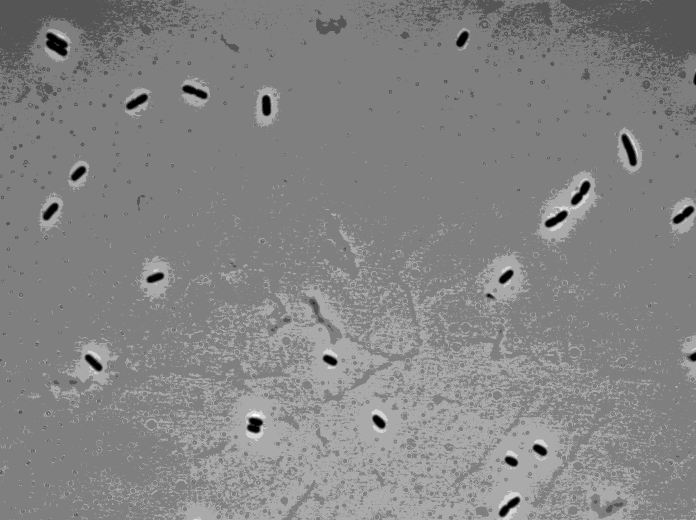
#> input picture data/HG105_images/noLac_phase_0004.tif, 1392 x 1040 px (shown at 1/2 size)
$ python l39.py
#> lines starting #> are read from the running program, lines starting #| are printed output that depends on the picture; after the words box and inside, x2 and y2 are one past the last pixel; in counts of white or black regions, pixels touching at a corner belong together
# Lesson 38: Image processing

import numpy as np
import matplotlib.pyplot as plt
import seaborn as sns
rc = {'lines.linewidth': 4, 'axes.labelsize': 25,
        'axes.titlesize': 30, 'lines.markersize': 200,
        'legend.fontsize': 16, 'xtick.labelsize': 32,
        'ytick.labelsize': 32}
sns.set(rc=rc)

# For image analysis
import skimage.io
import skimage.exposure
import skimage.measure
import skimage.segmentation

# Load a phase image to look at and segment
phase_im = skimage.io.imread('data/HG105_images/noLac_phase_0004.tif')
#> phase_im is the input picture: shape (1040, 1392) uint16; min 265, max 1916, mean 1190.8
#
# with sns.axes_style('dark'):
#     plt.imshow(phase_im, cmap=plt.cm.Greys_r)
#
# plt.show()

# Use background subtraction to remove uneven illumination, use a large blur
im_blur = skimage.filters.gaussian(phase_im, 50) # radius greater than features of image
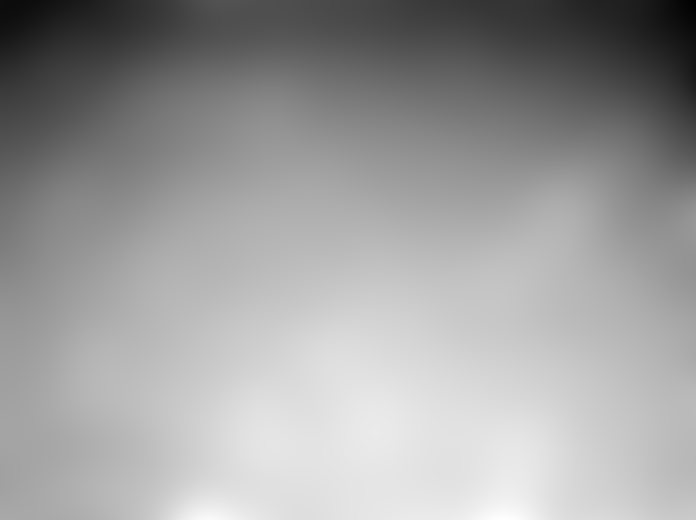
#> im_blur: shape (1040, 1392) float64 (shown at 1/2 size); min 0.0145, max 0.0205, mean 0.0182; drawn with min black and max white
#
# with sns.axes_style('dark'):
#     plt.imshow(im_blur, cmap=plt.cm.Greys_r)
#
# plt.show()

# im_blur and phase_im are different datatypes, have different ranges
# This makes it a float AND rescales
phase_float = skimage.img_as_float(phase_im)
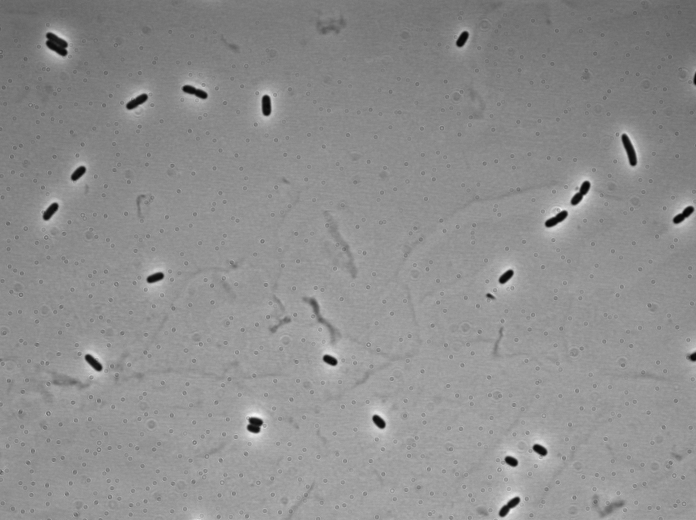
#> phase_float: shape (1040, 1392) float64 (shown at 1/2 size); min 0.00404, max 0.0292, mean 0.0182; drawn with min black and max white
phase_sub = phase_float - im_blur
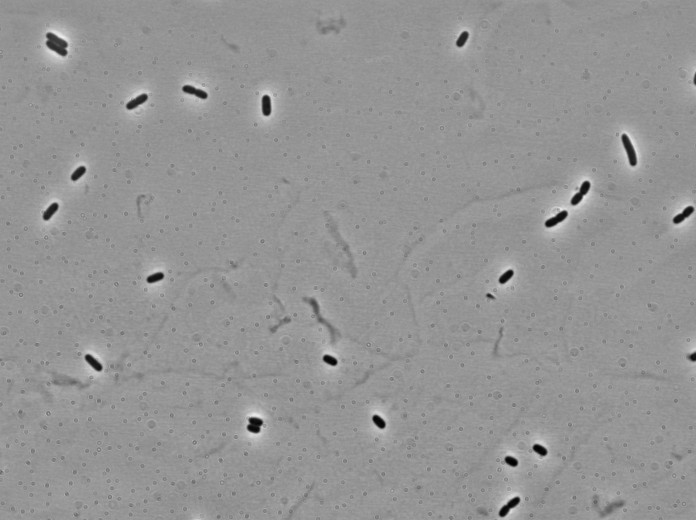
#> phase_sub: shape (1040, 1392) float64 (shown at 1/2 size); min -0.015, max 0.0106, mean -7.75e-06; drawn with min black and max white

# [12 lines of commented-out code are left out]
thresh = skimage.filters.threshold_otsu(phase_sub)
#> thresh = -0.00532
seg = phase_sub < thresh
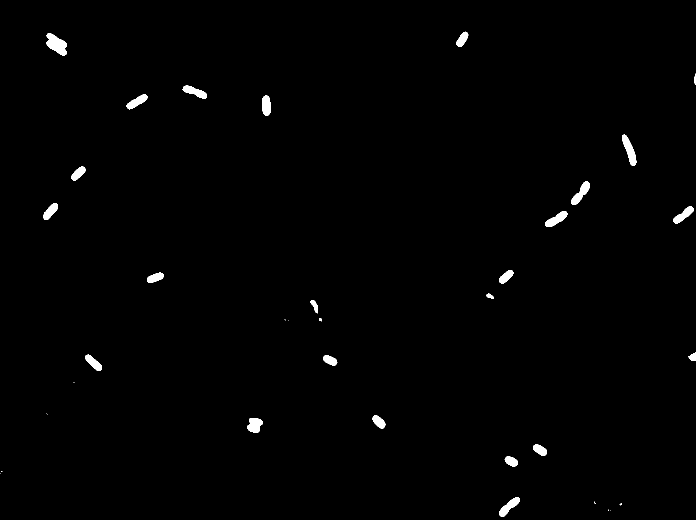
#> seg: shape (1040, 1392) bool (shown at 1/2 size); 0.85% white; 36 white regions (11 under 20 px)

# # Plot our segementation
# plt.imshow(seg, cmap=plt.cm.Greys_r)
# plt.show()

# Label the bacteria
seg_lab, num_cells = skimage.measure.label(seg, return_num=True, background=0)
#> seg_lab: shape (1040, 1392) int32; 37 distinct labels, from 0 to 36
#> num_cells = 36

# [10 lines of commented-out code are left out]
ip_dist = 0.063 # um between pixel
props = skimage.measure.regionprops(seg_lab)
#> props = 36 regions; largest, box (x1, y1, x2, y2) and area: (93, 66, 134, 112) 1117, (1244, 269, 1273, 331) 832, (1142, 363, 1180, 410) 744, (1090, 422, 1135, 454) 686, (998, 994, 1040, 1034) 681

# Get the areas as an array
areas = np.array([prop.area for prop in props])
#> areas = 36 values, max 1117 at index 1, min 1 at index 18, mean 341
cutoff_sm = 300 # everything should be bigger than this

# Make a copy so you don't affect the original
im_cells = np.copy(seg_lab)

for i, _ in enumerate(areas):
    if areas[i] < cutoff_sm:
        im_cells[im_cells==props[i].label] = 0
#> this loop made 36 passes
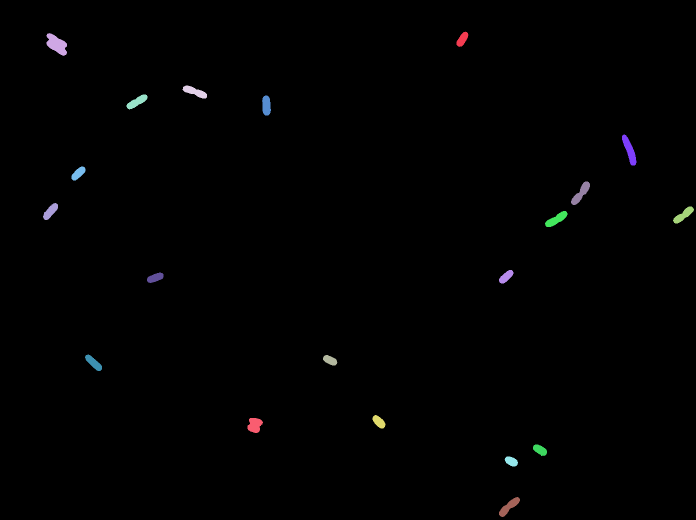
#> im_cells: shape (1040, 1392) int32 (shown at 1/2 size); 21 distinct labels, from 0 to 32; one colour per label, 0 black

# Also, with labeled cells
im_cells_lab, num_cells = skimage.measure.label(im_cells, return_num=True, background=0)
#> im_cells_lab: shape (1040, 1392) int64; 21 distinct labels, from 0 to 20
#> num_cells = 20

# Check that it worked
plt.figure()
plt.imshow(seg_lab, cmap=plt.cm.Spectral_r)
plt.title('Original')
plt.show()

plt.figure()
plt.imshow(im_cells_lab, cmap=plt.cm.Spectral_r)
plt.title('Remove Stuff')
plt.show()

$ run again, with data/HG105_images/noLac_phase_0000.tif copied over data/HG105_images/noLac_phase_0004.tif
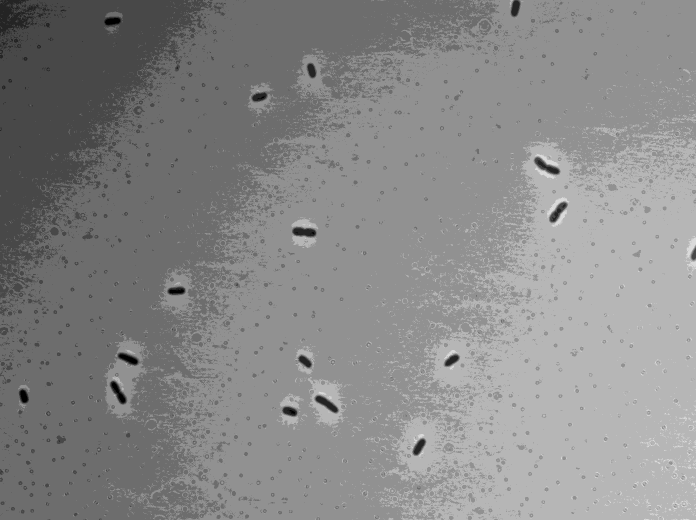
#> input picture data/HG105_images/noLac_phase_0000.tif, 1392 x 1040 px (shown at 1/2 size)
#> phase_im is the input picture: shape (1040, 1392) uint16; min 318, max 2051, mean 1344.4
#> thresh = -0.00507
#> `seg = phase_sub < thresh`:
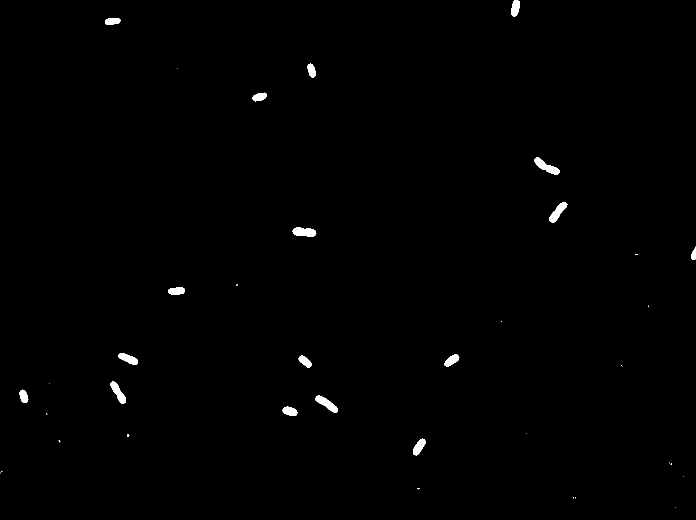
#> seg: shape (1040, 1392) bool (shown at 1/2 size); 0.55% white; 38 white regions (20 under 20 px)
#> seg_lab: shape (1040, 1392) int32; 39 distinct labels, from 0 to 38
#> `seg_lab, num_cells = skimage.measure.label(seg, return_num=True, backg..`: num_cells = 38
#> props = 38 regions; largest, box (x1, y1, x2, y2) and area: (1069, 315, 1120, 349) 733, (585, 455, 633, 474) 666, (630, 791, 676, 825) 665, (1099, 404, 1135, 445) 647, (221, 763, 252, 808) 616
#> areas = 38 values, max 733 at index 5, min 1 at index 3, mean 211.2
#> the loop `for i, _ in enumerate(areas):` made 38 passes
#> after the loop `for i, _ in enumerate(areas):`:
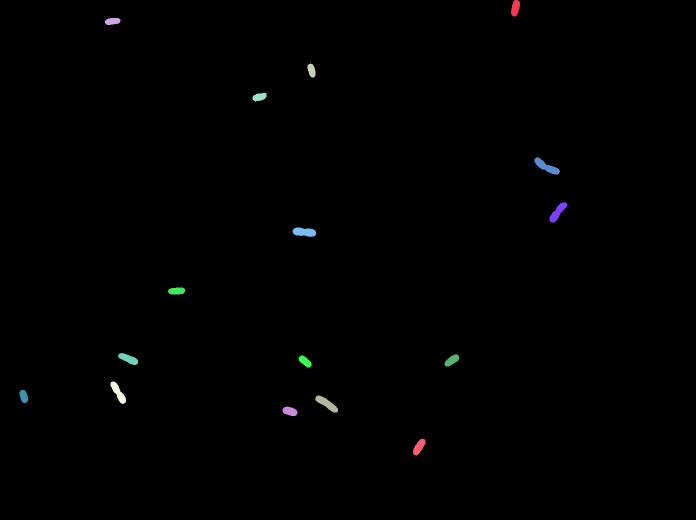
#> im_cells: shape (1040, 1392) int32 (shown at 1/2 size); 17 distinct labels, from 0 to 27; one colour per label, 0 black
#> im_cells_lab: shape (1040, 1392) int64; 17 distinct labels, from 0 to 16
#> `im_cells_lab, num_cells = skimage.measure.label(im_cells, return_num=T..`: num_cells = 16

$ run again, with data/HG105_images/noLac_phase_0002.tif copied over data/HG105_images/noLac_phase_0004.tif
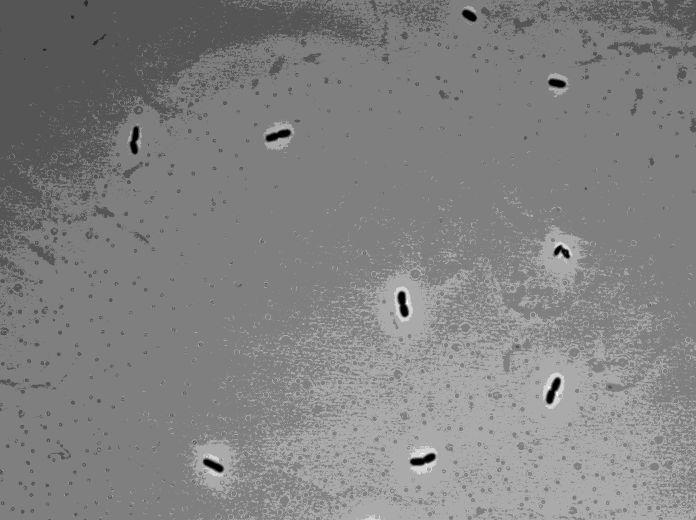
#> input picture data/HG105_images/noLac_phase_0002.tif, 1392 x 1040 px (shown at 1/2 size)
#> phase_im is the input picture: shape (1040, 1392) uint16; min 275, max 1919, mean 1165.2
#> thresh = -0.00563
#> `seg = phase_sub < thresh`:
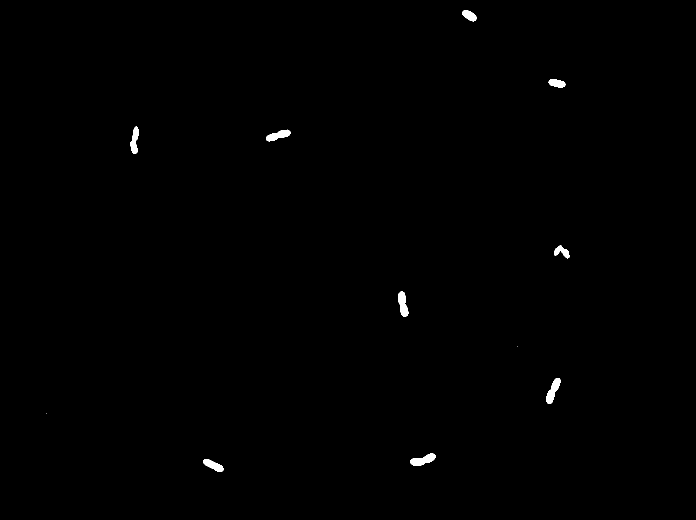
#> seg: shape (1040, 1392) bool (shown at 1/2 size); 0.35% white; 11 white regions (2 under 20 px)
#> seg_lab: shape (1040, 1392) int32; 12 distinct labels, from 0 to 11
#> `seg_lab, num_cells = skimage.measure.label(seg, return_num=True, backg..`: num_cells = 11
#> props = 11 regions; largest, box (x1, y1, x2, y2) and area: (1092, 756, 1121, 808) 712, (820, 907, 871, 931) 710, (796, 583, 817, 634) 677, (532, 259, 581, 283) 624, (261, 253, 277, 308) 558
#> areas = [417, 415, 558, 624, 405, 677, 1, 712, 1, 710, 549]
#> the loop `for i, _ in enumerate(areas):` made 11 passes
#> after the loop `for i, _ in enumerate(areas):`:
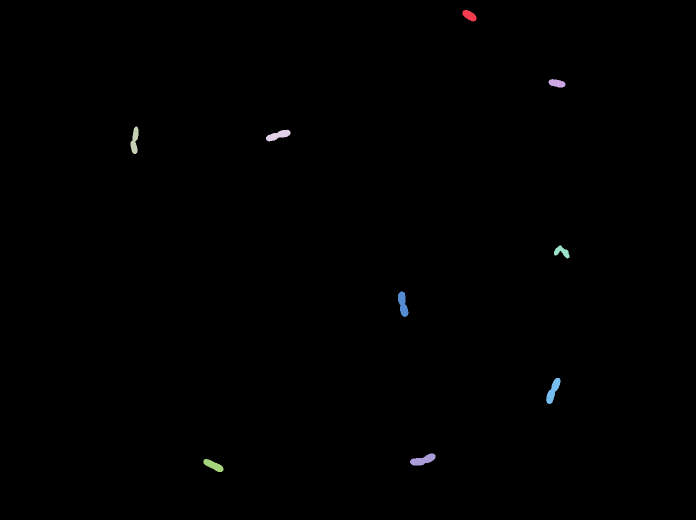
#> im_cells: shape (1040, 1392) int32 (shown at 1/2 size); 10 distinct labels, from 0 to 11; one colour per label, 0 black
#> im_cells_lab: shape (1040, 1392) int64; 10 distinct labels, from 0 to 9
#> `im_cells_lab, num_cells = skimage.measure.label(im_cells, return_num=T..`: num_cells = 9
